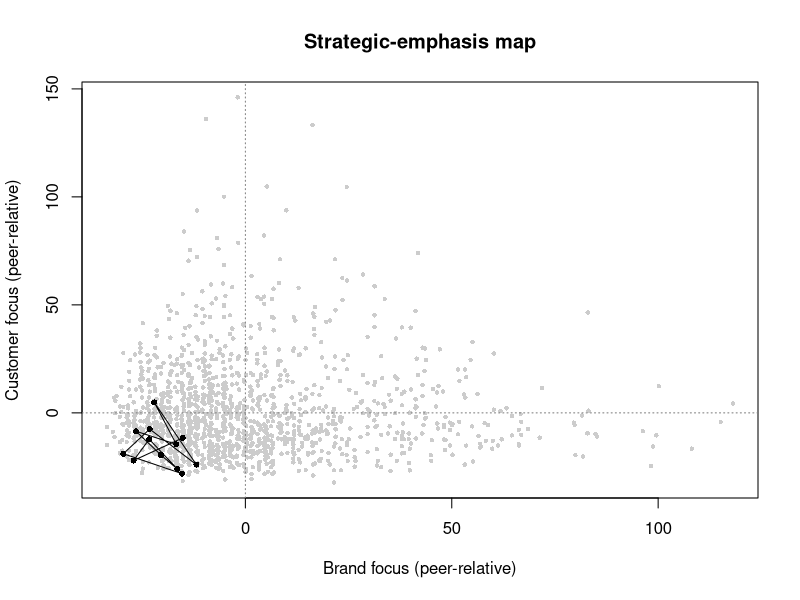
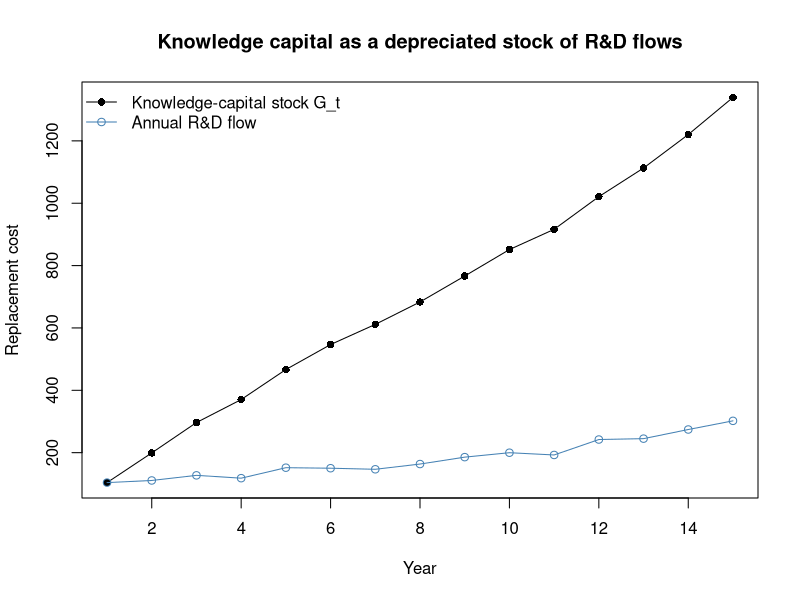
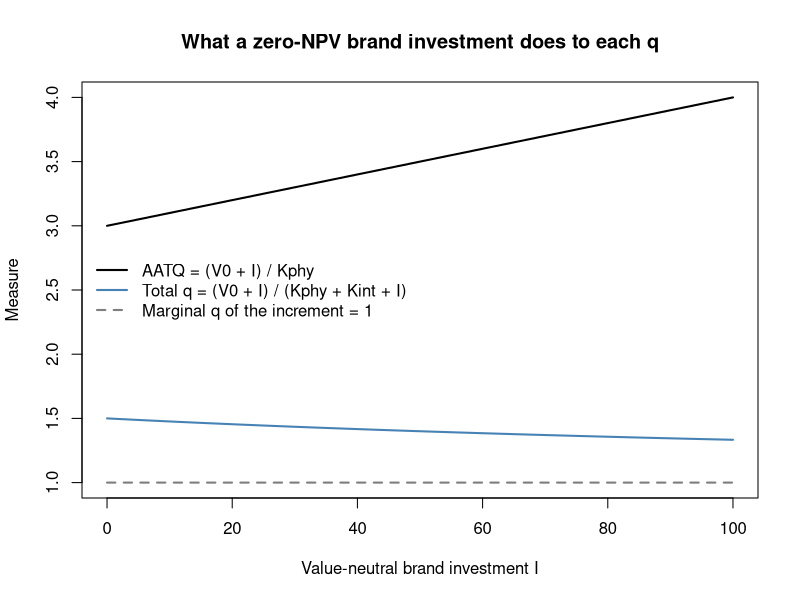

Source code (R) for these figures, in order:
## ---- chunk 1
set.seed(21)

# --- Step 1: bigram dictionaries induced from a training library ---------------
# In the paper these come from brand- and customer-management textbooks; here we
# use a short illustrative subset. Dictionaries are BIGRAMS, not single words,
# because "customer value" and "brand value" share a token but not a construct.
dict_brand <- c("brand equity", "brand awareness", "brand positioning",
                "brand portfolio", "brand image", "advertising campaign",
                "brand loyalty", "brand extension")
dict_cust  <- c("customer retention", "customer lifetime", "loyalty program",
                "customer segment", "churn rate", "customer acquisition",
                "cross selling", "customer satisfaction")

# --- Step 2: a synthetic corpus with KNOWN latent foci -------------------------
# Each firm-year has latent brand focus b and customer focus c, drawn
# independently (the paper's finding: the two dimensions are uncorrelated).
n_firm <- 120; n_year <- 12
panel <- expand.grid(firm = 1:n_firm, year = 1:n_year)
firm_b <- rnorm(n_firm, 0, 1); firm_c <- rnorm(n_firm, 0, 1)
panel$b <- firm_b[panel$firm] + rnorm(nrow(panel), 0, 0.4)
panel$c <- firm_c[panel$firm] + rnorm(nrow(panel), 0, 0.4)

make_call <- function(b, c, n_bigrams = 600) {
  # Probability a given bigram slot is a brand (customer) phrase rises with the
  # latent focus; everything else is filler, as in a real transcript. Dictionary
  # hits are sparse (about 20 per call), which is what makes the index noisy.
  p_b <- plogis(-3.6 + 0.6 * b); p_c <- plogis(-3.6 + 0.6 * c)
  kind <- sample(c("b", "c", "filler"), n_bigrams, replace = TRUE,
                 prob = c(p_b, p_c, max(1e-6, 1 - p_b - p_c)))
  c(sample(dict_brand, sum(kind == "b"), replace = TRUE),
    sample(dict_cust,  sum(kind == "c"), replace = TRUE),
    rep("filler phrase", sum(kind == "filler")))
}

# --- Step 3: score each call -> focus index per 1,000 bigrams ------------------
score_call <- function(bigrams) {
  c(brand    = 1000 * sum(bigrams %in% dict_brand) / length(bigrams),
    customer = 1000 * sum(bigrams %in% dict_cust)  / length(bigrams))
}

scores <- t(mapply(function(b, c) score_call(make_call(b, c)),
                   panel$b, panel$c))
panel$bf <- scores[, "brand"]
panel$cf <- scores[, "customer"]

cat(sprintf("Recovery: cor(latent brand, brand index)    = %.2f\n",
            cor(panel$b, panel$bf)))
cat(sprintf("           cor(latent customer, cust. index) = %.2f\n",
            cor(panel$c, panel$cf)))
cat(sprintf("Measured foci are uncorrelated with each other: r = %.2f\n",
            cor(panel$bf, panel$cf)))
## ---- chunk 2
# Peer-relative focus: demean within year (in practice, within industry x year).
panel$bf_rel <- panel$bf - ave(panel$bf, panel$year)
panel$cf_rel <- panel$cf - ave(panel$cf, panel$year)

# A monitoring view for one firm: where does it sit, and is it drifting?
focal <- subset(panel, firm == 7)
round(head(focal[, c("year", "bf", "cf", "bf_rel", "cf_rel")], 4), 2)
## ---- chunk 3
#| label: fig-mf-focus-map
#| fig-cap: "A strategic-emphasis map. Each point is a firm-year positioned by its peer-relative brand focus and customer focus; the tracked firm's path (dark) shows drift over time. The two dimensions are near-orthogonal, so a firm's position is not pinned down by a single 'marketing emphasis' score."
#| message: false
#| warning: false
plot(panel$bf_rel, panel$cf_rel, pch = 16, col = "grey80", cex = 0.6,
     xlab = "Brand focus (peer-relative)", ylab = "Customer focus (peer-relative)",
     main = "Strategic-emphasis map")
abline(h = 0, v = 0, col = "grey50", lty = 3)
lines(focal$bf_rel, focal$cf_rel, type = "o", pch = 16, col = "black", cex = 0.8)
## ---- chunk 4
# True DGP: both foci help; doing both is penalized (beta_BC < 0).
panel$y <- 0.40 * panel$b + 0.35 * panel$c - 0.25 * panel$b * panel$c +
           rnorm(nrow(panel), 0, 0.8)

# Standardize BOTH the latent constructs and the measured indices, so the two
# regressions are on the same scale and the only difference is measurement error.
z <- function(x) as.numeric(scale(x))
panel$b_z  <- z(panel$b);  panel$c_z  <- z(panel$c)
panel$bf_z <- z(panel$bf); panel$cf_z <- z(panel$cf)

fit_latent   <- lm(y ~ b_z  * c_z  + factor(year), data = panel)
fit_measured <- lm(y ~ bf_z * cf_z + factor(year), data = panel)

comparison <- data.frame(
  term      = c("brand focus", "customer focus", "interaction"),
  latent    = round(coef(fit_latent)[c("b_z", "c_z", "b_z:c_z")], 3),
  measured  = round(coef(fit_measured)[c("bf_z", "cf_z", "bf_z:cf_z")], 3),
  row.names = NULL)
comparison$attenuation <- round(1 - comparison$measured / comparison$latent, 2)
comparison
## ---- chunk 5
set.seed(21)

# --- simulate a market and one firm with a known event-day jump --------------
n_est  <- 250          # estimation-window trading days
n_evt  <- 5            # event-window days (e.g., -2..+2)
alpha  <- 0.0002; beta <- 1.10
mkt_est <- rnorm(n_est, 0.0004, 0.009)
firm_est <- alpha + beta * mkt_est + rnorm(n_est, 0, 0.012)

# --- estimate the market model on the clean pre-event window -----------------
fit <- lm(firm_est ~ mkt_est)

# --- event window: true cash-flow news adds +3% on the announcement day ------
mkt_evt   <- rnorm(n_evt, 0.0004, 0.009)
news      <- c(0, 0, 0.03, 0, 0)            # day 0 carries the marketing news
firm_evt  <- coef(fit)[1] + coef(fit)[2] * mkt_evt +
             rnorm(n_evt, 0, 0.012) + news

# --- abnormal and cumulative abnormal returns --------------------------------
expected_evt <- predict(fit, newdata = data.frame(mkt_est = mkt_evt))
AR  <- firm_evt - expected_evt
CAR <- cumsum(AR)

data.frame(day = -2:2, AR = round(AR, 4), CAR = round(CAR, 4))
## ---- chunk 6
#| label: fig-perpetual-inventory
#| fig-cap: "Knowledge capital as a depreciated stock of past R&D flows, simulated by the perpetual-inventory recursion."
#| message: false
#| warning: false
# Knowledge-capital accumulation by perpetual inventory (eq. mf-knowcap).
set.seed(21)
years      <- 1:15
rd_flow    <- 100 * (1.08)^(years - 1) * exp(rnorm(length(years), 0, 0.05))
delta_rd   <- 0.15                       # BEA-style default depreciation
G <- numeric(length(years)); G[1] <- rd_flow[1]
for (t in 2:length(years)) {
  G[t] <- (1 - delta_rd) * G[t - 1] + rd_flow[t]
}

plot(years, G, type = "o", pch = 16,
     xlab = "Year", ylab = "Replacement cost",
     main = "Knowledge capital as a depreciated stock of R&D flows",
     ylim = range(c(G, rd_flow)))
lines(years, rd_flow, type = "o", col = "steelblue", pch = 1)
legend("topleft", bty = "n",
       legend = c("Knowledge-capital stock G_t", "Annual R&D flow"),
       col = c("black", "steelblue"), pch = c(16, 1), lty = 1)
## ---- chunk 7
#| label: fig-mf-q-neutral
#| fig-cap: "A value-neutral marketing investment under three measures. The firm spends $I$ and the market marks value up by exactly $I$, so marginal $q$ of the increment is one by construction. The accounting proxy (AATQ) rises because expensed brand spending never enters its denominator; total $q$ falls, correctly reporting that no value was created beyond cost."
#| message: false
#| warning: false
# A zero-NPV brand investment: value rises by exactly what was spent.
V0   <- 300   # market value before the investment
Kphy <- 100   # replacement cost of physical capital (the AATQ denominator)
Kint <- 100   # replacement cost of installed intangible capital
I    <- seq(0, 100, by = 5)

aatq <- (V0 + I) / Kphy                 # expensed: denominator never moves
totq <- (V0 + I) / (Kphy + Kint + I)    # intangible booked at replacement cost
mq   <- rep(1, length(I))               # marginal q of the increment: 1 by design

plot(I, aatq, type = "l", lwd = 2, ylim = range(c(aatq, totq, mq)),
     xlab = "Value-neutral brand investment I",
     ylab = "Measure", main = "What a zero-NPV brand investment does to each q")
lines(I, totq, lwd = 2, col = "steelblue")
lines(I, mq,   lwd = 2, col = "grey50", lty = 2)
legend("left", bty = "n", lwd = 2, lty = c(1, 1, 2),
       col = c("black", "steelblue", "grey50"),
       legend = c("AATQ = (V0 + I) / Kphy",
                  "Total q = (V0 + I) / (Kphy + Kint + I)",
                  "Marginal q of the increment = 1"))

cat("AATQ:    ", round(aatq[1], 3), "->", round(aatq[length(I)], 3), "\n")
cat("Total q: ", round(totq[1], 3), "->", round(totq[length(I)], 3), "\n")
## ---- chunk 8
# Reported in Schnabel, Heidari, Hock, and Raithel (2026, Management Science):
car_pct     <- 0.0065      # average CAR over the (-2,+2) event window
value_usd   <- 490e6       # implied value change at average market cap
per_ton_usd <- 75          # abnormal return per current ton of CO2e

# The two translations are an identity, so the sample quantities behind them
# can be backed out and checked for plausibility.
implied_mktcap <- value_usd / car_pct       # average market capitalization
implied_tons   <- value_usd / per_ton_usd   # avg. current emissions per firm

data.frame(
  quantity = c("Implied average market cap ($B)",
               "Implied avg. current emissions per firm (Mt CO2e)"),
  value    = c(round(implied_mktcap / 1e9, 1),
               round(implied_tons   / 1e6, 2))
)
## ---- chunk 9
set.seed(7)
n <- 188                                  # announcements, as in the paper

# --- event-level covariates --------------------------------------------------
t_norm    <- sort(runif(n))               # announcement time, scaled to [0,1]
biz_share <- pmin(pmax(rnorm(n, 0.35, 0.15), 0), 1)  # topic share: business impact
log_emis  <- log(pmax(rlnorm(n, 1.6, 1.1), 0.05))    # log committed-scope emissions
size      <- rnorm(n)                     # log market cap, a standard control

biz_c  <- biz_share - mean(biz_share)     # centered: effect at window start
emis_c <- log_emis  - mean(log_emis)

# --- DGP: both moderator effects decay to zero by the end of the window ------
CAR <- 0.0065 +
  0.080  * biz_c  * (1 - t_norm) +
  0.008  * emis_c * (1 - t_norm) +
  0.0004 * size +
  rnorm(n, 0, 0.022)          # abnormal returns are mostly noise by construction

d      <- data.frame(CAR, biz_c, emis_c, t_norm, size)
m_main <- lm(CAR ~ biz_c + emis_c + size, data = d)
m_time <- lm(CAR ~ biz_c * t_norm + emis_c * t_norm + size, data = d)

round(summary(m_main)$coefficients[, c(1, 4)], 4)
round(summary(m_time)$coefficients[, c(1, 4)], 4)
## ---- chunk 10
# Detection rate for each decay interaction, holding the DGP above fixed.
detect <- function(seed) {
  set.seed(seed)
  t_norm <- sort(runif(188))
  biz_c  <- pmin(pmax(rnorm(188, 0.35, 0.15), 0), 1)
  emis_c <- log(pmax(rlnorm(188, 1.6, 1.1), 0.05))
  biz_c  <- biz_c  - mean(biz_c)
  emis_c <- emis_c - mean(emis_c)
  CAR <- 0.0065 + 0.080 * biz_c  * (1 - t_norm) +
                  0.008 * emis_c * (1 - t_norm) + rnorm(188, 0, 0.022)
  ct <- summary(lm(CAR ~ biz_c * t_norm + emis_c * t_norm))$coefficients
  c(business_impact = ct["biz_c:t_norm",  1] < 0 && ct["biz_c:t_norm",  4] < .05,
    emissions       = ct["t_norm:emis_c", 1] < 0 && ct["t_norm:emis_c", 4] < .05)
}
round(rowMeans(sapply(1:400, detect)), 2)
## ---- chunk 11
set.seed(2022)
n <- 289                                    # announcements, as in the paper

# --- what investors can see before the announcement --------------------------
footprint <- rnorm(n)                       # standardized exposure to the market
peers     <- rpois(n, 3)                    # competitors that already suspended
interest  <- rnorm(n)                       # public interest in the conflict
p <- plogis(-0.4 + 0.7 * footprint + 0.35 * (peers - 3) + 0.5 * interest)

# --- what a suspension costs, and what the firm actually does -----------------
delta   <- 0.03 * exp(0.2 * footprint)      # value lost by suspending (> 0)
suspend <- rbinom(n, 1, p)                  # decision drawn from investors' own p

# --- rational expectations: the CAR prices only the surprise ------------------
car_true <- ifelse(suspend == 1, -(1 - p) * delta, p * delta)
CAR      <- car_true + rnorm(n, 0, 0.015)   # plus event-window noise

d <- data.frame(CAR, suspend, footprint, peers, interest, p, delta)

# First stage: suspend vs continue
round(summary(lm(CAR ~ suspend, data = d))$coefficients, 4)

# Second stage among suspensions: anticipation proxies attenuate the loss
round(summary(lm(CAR ~ footprint + peers + interest,
                 data = subset(d, suspend == 1)))$coefficients, 4)

# How much of the economic cost does the average suspension CAR reveal?
with(subset(d, suspend == 1),
     c(mean_CAR = round(mean(CAR), 4), mean_cost = round(-mean(delta), 4),
       share_revealed = round(mean(CAR) / -mean(delta), 2)))

# Footprint moves both p (anticipation) and delta (what is at stake).
# Noise-free footprint slope among suspensions, as the cost channel strengthens:
fp_slope <- function(cost_slope) {
  dl <- 0.03 * exp(cost_slope * footprint)
  y  <- -(1 - p) * dl
  s  <- suspend == 1
  unname(coef(lm(y[s] ~ footprint[s] + peers[s] + interest[s]))[2])
}
round(sapply(c(none = 0, mild = 0.2, strong = 0.6), fp_slope), 4)
